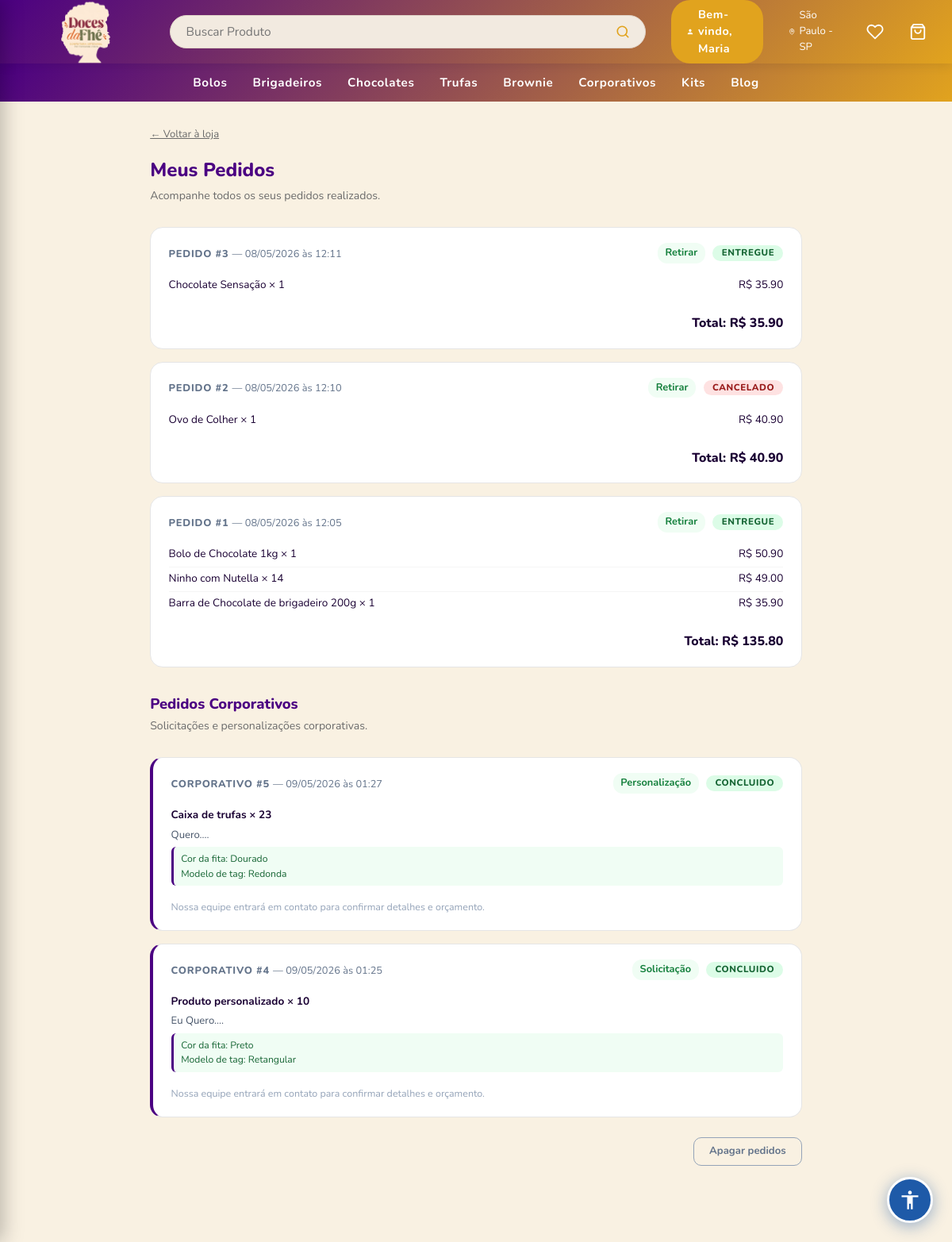
The app's page /meus-pedidos (signed in) with its own data.
### models.py (models this page shows, shortened)
class User(db.Model, UserMixin):
    __tablename__ = "users"
    id       = db.Column(db.Integer, primary_key=True)
    email    = db.Column(db.String(120), unique=True, nullable=False, index=True)
    password = db.Column(db.String(200), nullable=False)
    name     = db.Column(db.String(120), nullable=True)   # ✅ NOVO
    phone    = db.Column(db.String(20), nullable=False)
    cep      = db.Column(db.String(8), nullable=False)
    is_admin = db.Column(db.Boolean, default=False, nullable=False)
    reset_token        = db.Column(db.String(100), unique=True, nullable=True)
    reset_token_expiry = db.Column(db.DateTime, nullable=True)
    created_at = db.Column(db.DateTime, default=datetime.utcnow)

class Pedido(db.Model):
    __tablename__ = "pedidos"
    id         = db.Column(db.Integer, primary_key=True)
    user_id    = db.Column(db.Integer, db.ForeignKey('users.id'), nullable=False)
    tipo       = db.Column(db.String(20), nullable=False)   # 'buscar' | 'entrega'
    endereco   = db.Column(db.String(500), nullable=True)
    total      = db.Column(db.Numeric(10, 2), nullable=False)
    status          = db.Column(db.String(20), default='pendente', nullable=False)
    oculto_cliente  = db.Column(db.Boolean, default=False, nullable=False)
    created_at      = db.Column(db.DateTime, default=datetime.utcnow)
    updated_at = db.Column(db.DateTime, default=datetime.utcnow, onupdate=datetime.utcnow)
    user  = db.relationship('User', backref='pedidos')
    itens = db.relationship('PedidoItem', backref='pedido', cascade='all, delete-orphan')

class PedidoItem(db.Model):
    __tablename__ = "pedido_itens"
    id         = db.Column(db.Integer, primary_key=True)
    pedido_id  = db.Column(db.Integer, db.ForeignKey('pedidos.id'), nullable=False)
    nome       = db.Column(db.String(200), nullable=False)
    quantidade = db.Column(db.Integer, nullable=False)
    preco_unit = db.Column(db.Numeric(10, 2), nullable=False)
    notas_corp = db.Column(db.Text, nullable=True)
    @property
    def subtotal(self):
        return float(self.preco_unit) * self.quantidade

class PedidoCorporativo(db.Model):
    __tablename__ = "pedidos_corporativos"
    id             = db.Column(db.Integer, primary_key=True)
    user_id        = db.Column(db.Integer, db.ForeignKey('users.id'), nullable=True)
    nome           = db.Column(db.String(200), nullable=False)
    email          = db.Column(db.String(200), nullable=False)
    telefone       = db.Column(db.String(50), nullable=False)
    tipo           = db.Column(db.String(20), default='personalizar')  # 'personalizar' | 'solicitar'
    produto_id     = db.Column(db.Integer, db.ForeignKey('products.id'), nullable=True)
    produto_nome   = db.Column(db.String(200), nullable=True)
    quantidade     = db.Column(db.Integer, nullable=True)
    personalizacao = db.Column(db.Text, nullable=True)
    logo_url       = db.Column(db.String(300), nullable=True)
    sabor          = db.Column(db.String(200), nullable=True)
    cor_fita       = db.Column(db.String(100), nullable=True)
    modelo_tag     = db.Column(db.String(30), nullable=True)   # quadrada | redonda | retangular
    frase_tag      = db.Column(db.String(300), nullable=True)
    data_desejada  = db.Column(db.String(100), nullable=True)
    observacoes    = db.Column(db.Text, nullable=True)
    status          = db.Column(db.String(20), default='novo')  # novo | em_andamento | concluido | cancelado
    oculto_cliente  = db.Column(db.Boolean, default=False, nullable=False)
    created_at      = db.Column(db.DateTime, default=datetime.utcnow)
    produto = db.relationship('Product', backref='pedidos_corporativos', lazy=True)

### app.py (the view)
@app.route('/meus-pedidos')
@login_required
def meus_pedidos():
    pedidos = Pedido.query.filter_by(user_id=current_user.id, oculto_cliente=False)\
                          .order_by(Pedido.created_at.desc()).all()
    pedidos_corp = PedidoCorporativo.query.filter_by(user_id=current_user.id, oculto_cliente=False)\
                                          .order_by(PedidoCorporativo.created_at.desc()).all()
    return render_template('pedidos/meus_pedidos.html', pedidos=pedidos,
                           pedidos_corp=pedidos_corp)

### templates/pedidos/meus_pedidos.html (shortened to what this page needs)
{% extends "admin/base.html" %}
{% block styles %}
<link rel="stylesheet" href="{{ url_for('static', filename='dashboard.css') }}">
{% endblock %}
{% block content %}
<header>
  <div class="logo">
    <a href="{{ url_for('dashboard') }}" >
      <img class="logo-img" src="{{ url_for('static', filename=site_config.logo_url if site_config and site_config.logo_url else 'uploads/logo.png') }}" alt="{{ site_config.site_name if site_config else 'Doces da Fhê' }}" />
    </a>
  </div>
  <div class="search-bar-wrap">
    <div class="search-bar">
      <input type="text" id="searchInput" placeholder="Buscar Produto"
             onkeydown="if(event.key==='Enter') buscarGlobal()" />
      <button onclick="buscarGlobal()" aria-label="Buscar">
        <svg xmlns="http://www.w3.org/2000/svg" width="18" height="18" viewBox="0 0 24 24" fill="none"
             stroke="currentColor" stroke-width="2.2" stroke-linecap="round" stroke-linejoin="round">
          <circle cx="11" cy="11" r="8"/><line x1="21" y1="21" x2="16.65" y2="16.65"/>
        </svg>
      </button>
    </div>
  </div>
  <div class="header-right">
    {% if current_user.is_authenticated %}
      <div class="user-menu">
        <span class="btn-entrar user-btn"
              onclick="this.closest('.user-menu').classList.toggle('open')">
          <svg xmlns="http://www.w3.org/2000/svg" width="16" height="16" viewBox="0 0 24 24" fill="currentColor">
            <path d="M12 12c2.7 0 4.8-2.1 4.8-4.8S14.7 2.4 12 2.4 7.2 4.5 7.2 7.2 9.3 12 12 12zm0 2.4c-3.2 0-9.6 1.6-9.6 4.8v2.4h19.2v-2.4c0-3.2-6.4-4.8-9.6-4.8z"/>
          </svg>
          Bem-vindo, {% if current_user.is_admin %}Admin{% else %}{{ (current_user.name or current_user.email).split()[0] }}{% endif %}
        </span>
      </div>
    {% else %}
      <a href="{{ url_for('login') }}" class="btn-entrar">ENTRAR</a>
    {% endif %}
    <span class="location">
      São Paulo - SP
    </span>
    <a href="{{ url_for('favoritos') }}" class="cart-icon-wrap" title="Favoritos">
      <svg width="22" height="22" viewBox="0 0 24 24" fill="none" stroke="white"
           stroke-width="2" stroke-linecap="round" stroke-linejoin="round">
        <path d="M20.84 4.61a5.5 5.5 0 0 0-7.78 0L12 5.67l-1.06-1.06a5.5 5.5 0 0 0-7.78 7.78l1.06 1.06L12 21.23l7.78-7.78 1.06-1.06a5.5 5.5 0 0 0 0-7.78z"/>
      </svg>
    </a>
    <a href="{{ url_for('carrinho') }}" class="cart-icon-wrap">
      <svg width="22" height="22" fill="white" viewBox="0 0 24 24">
        <path d="M6 2 3 6v14a2 2 0 0 0 2 2h14a2 2 0 0 0 2-2V6l-3-4zM3 6h18M16 10a4 4 0 0 1-8 0"
              stroke="white" stroke-width="2" fill="none" stroke-linecap="round" stroke-linejoin="round"/>
      </svg>
    </a>
  </div>
</header>
<nav>
  <a href="{{ url_for('categoria', nome='bolos') }}">Bolos</a>
  <a href="{{ url_for('categoria', nome='brigadeiros') }}">Brigadeiros</a>
  <a href="{{ url_for('categoria', nome='chocolates') }}">Chocolates</a>
  <a href="{{ url_for('categoria', nome='trufas') }}">Trufas</a>
  <a href="{{ url_for('categoria', nome='brownie') }}">Brownie</a>
  <a href="{{ url_for('categoria', nome='corporativos') }}">Corporativos</a>
  <a href="{{ url_for('kits_loja') }}">Kits</a>
  <a href="{{ url_for('blog.index') }}">Blog</a>
</nav>
<div class="mp-wrap">
  <p style="font-size:.82rem; color:var(--color-text-light); margin-bottom:1rem;">
    <a href="{{ url_for('dashboard') }}" style="color:inherit;">&#8592; Voltar à loja</a>
  </p>
  <div class="mp-titulo">Meus Pedidos</div>
  <p class="mp-sub">Acompanhe todos os seus pedidos realizados.</p>
  {% set ns = namespace(tem=false) %}
  {% for p in pedidos %}{% if p.status in ('cancelado', 'entregue') %}{% set ns.tem = true %}{% endif %}{% endfor %}
  {% for p in pedidos_corp %}{% if p.status in ('concluido', 'cancelado') %}{% set ns.tem = true %}{% endif %}{% endfor %}
  <form id="formApagar" method="POST" action="{{ url_for('apagar_pedidos') }}">
    {% if pedidos %}
    <div id="listaPedidos">
    {% for p in pedidos %}
    {% set deletavel = p.status in ('cancelado', 'entregue') %}
    <div class="mp-card {% if deletavel %}selecionavel{% endif %}"
         data-deletavel="{{ 'sim' if deletavel else 'nao' }}"
         onclick="toggleCard(this)">
      <div class="mp-card-header">
        <div style="display:flex;align-items:center;gap:.7rem;">
          <div>
            <span class="mp-num">Pedido #{{ p.id }}</span>
            <span class="mp-data"> &mdash; {{ p.created_at.strftime('%d/%m/%Y às %H:%M') }}</span>
          </div>
        </div>
        <div style="display:flex;align-items:center;gap:.6rem;">
          <span class="mp-tipo {% if p.tipo == 'entrega' %}entrega{% endif %}">
            {{ 'Entrega' if p.tipo == 'entrega' else 'Retirar' }}
          </span>
          <span class="badge badge-{{ p.status }}">{{ p.status }}</span>
        </div>
      </div>
      <div class="mp-itens">
        {% for it in p.itens %}
        <div class="mp-item" style="flex-direction:column;align-items:flex-start;gap:.2rem;">
          <div style="display:flex;justify-content:space-between;width:100%;">
            <span>{{ it.nome }} &times; {{ it.quantidade }}</span>
            <span>R$ {{ "%.2f"|format(it.subtotal) }}</span>
          </div>
        </div>
        {% endfor %}
      </div>
      <div style="display:flex;align-items:center;justify-content:space-between;flex-wrap:wrap;gap:.6rem;">
        <div class="mp-total">Total: R$ {{ "%.2f"|format(p.total) }}</div>
      </div>
    </div>
    {% endfor %}
    </div>
    {% else %}
    <div class="mp-empty">
      <p>Você ainda não fez nenhum pedido.<br>Que tal explorar nossos produtos?</p>
      <a href="{{ url_for('dashboard') }}">Ver produtos</a>
    </div>
    {% endif %}
    {% if pedidos_corp %}
    <div style="margin-top:2rem;">
      <div class="mp-titulo" style="font-size:1.15rem;margin-bottom:.25rem;">Pedidos Corporativos</div>
      <p class="mp-sub">Solicitações e personalizações corporativas.</p>
      <div id="listaCorp">
      {% for p in pedidos_corp %}
      {% set deletavel_corp = p.status in ('concluido', 'cancelado') %}
      <div class="mp-card {% if deletavel_corp %}selecionavel{% endif %}" style="border-left:4px solid var(--color-primary);"
           data-deletavel="{{ 'sim' if deletavel_corp else 'nao' }}"
           onclick="toggleCard(this)">
        <div class="mp-card-header">
          <div style="display:flex;align-items:center;gap:.7rem;">
            <div>
              <span class="mp-num">Corporativo #{{ p.id }}</span>
              <span class="mp-data"> &mdash; {{ p.created_at.strftime('%d/%m/%Y às %H:%M') }}</span>
            </div>
          </div>
          <div style="display:flex;align-items:center;gap:.6rem;">
            <span class="mp-tipo">{{ 'Personalização' if p.tipo == 'personalizar' else 'Solicitação' }}</span>
            <span class="badge badge-{% if p.status == 'novo' %}pendente{% elif p.status == 'em_andamento' %}confirmado{% elif p.status == 'concluido' %}entregue{% else %}cancelado{% endif %}">
              {{ p.status.replace('_', ' ') }}
            </span>
          </div>
        </div>
        <div class="mp-itens">
          <div class="mp-item" style="flex-direction:column;align-items:flex-start;gap:.3rem;">
            <div style="display:flex;justify-content:space-between;width:100%;">
              <span style="font-weight:700;">{{ p.produto_nome or 'Produto personalizado' }}
                {% if p.quantidade %} &times; {{ p.quantidade }}{% endif %}
              </span>
            </div>
            {% if p.personalizacao %}
            <div style="font-size:.82rem;color:#475569;">{{ p.personalizacao }}</div>
            {% endif %}
            {% if p.cor_fita or p.modelo_tag or p.frase_tag %}
            <div style="padding:.4rem .6rem;background:#f0fdf4;border-left:3px solid var(--color-primary);border-radius:6px;font-size:.76rem;color:#166534;width:100%;box-sizing:border-box;">
              {% if p.cor_fita %}<div>Cor da fita: {{ p.cor_fita }}</div>{% endif %}
              {% if p.modelo_tag %}<div>Modelo de tag: {{ p.modelo_tag }}</div>{% endif %}
            </div>
            {% endif %}
          </div>
        </div>
        <div style="font-size:.78rem;color:#94a3b8;margin-top:.4rem;">
          Nossa equipe entrará em contato para confirmar detalhes e orçamento.
        </div>
      </div>
      {% endfor %}
      </div>
    </div>
    {% endif %}
    {% if ns.tem %}
    <div style="text-align:right; margin-top:1.2rem;">
      <button type="button" class="btn-abrir-apagar" onclick="abrirModoSelecao()">
        Apagar pedidos
      </button>
    </div>
    {% endif %}
  </form>
</div>
{% endblock %}

### records on screen
User: name "Maria"
Pedido: id "3", created_at "08/05/2026 às 12:11", tipo "Retirar", status "ENTREGUE", total "35.90"
PedidoItem: nome "Chocolate Sensação", quantidade "1", subtotal "35.90"
Pedido: id "2", created_at "08/05/2026 às 12:10", tipo "Retirar", status "CANCELADO", total "40.90"
PedidoItem: nome "Ovo de Colher", quantidade "1", subtotal "40.90"
Pedido: id "1", created_at "08/05/2026 às 12:05", tipo "Retirar", status "ENTREGUE", total "135.80"
PedidoItem: nome "Bolo de Chocolate 1kg", quantidade "1", subtotal "50.90"
PedidoItem: nome "Ninho com Nutella", quantidade "14", subtotal "49.00"
PedidoItem: nome "Barra de Chocolate de brigadeiro 200g", quantidade "1", subtotal "35.90"
PedidoCorporativo: id "5", created_at "09/05/2026 às 01:27", tipo "Personalização", status.replace "CONCLUIDO", produto_nome "Caixa de trufas", quantidade "23", personalizacao "Quero....", cor_fita "Dourado", modelo_tag "Redonda"
PedidoCorporativo: id "4", created_at "09/05/2026 às 01:25", tipo "Solicitação", status.replace "CONCLUIDO", produto_nome "Produto personalizado", quantidade "10", personalizacao "Eu Quero....", cor_fita "Preto", modelo_tag "Retangular"
